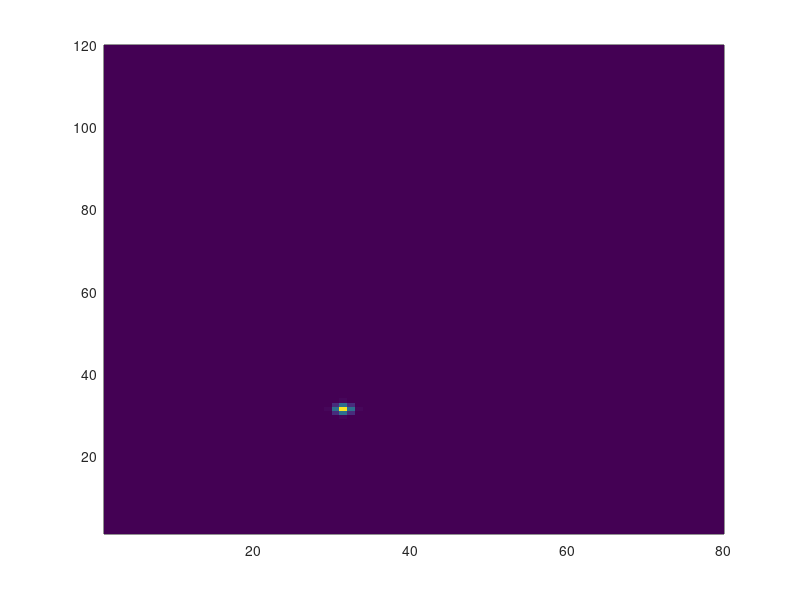

This figure's MATLAB source: (Note: this script raises an error after producing the figure.)
function tstint_fld


XI=1:80;
YI=1:120;
[XI2,YI2]=meshgrid(XI,YI);
XI2=XI2'; % This way XI2(m+1,n) > XI2(m,n)
YI2=YI2'; % This way YI2(m,n+1) > YI2(m,n)

% GLobal vars for nested funcs
opt=2;
k=6; l=8;
x0=31 ; y0=31; r0=1;



old   =f(XI2,YI2);
olddx =fx(XI2,YI2);
olddy =fy(XI2,YI2);
olddxy=fxy(XI2,YI2);
%olddx=zeros(size(XI2));
%olddy=zeros(size(XI2));
%olddxy=zeros(size(XI2));

figure(1); clf; pcolor(XI2,YI2,old); shading flat


% Sampled set
SXI=29:.20:35;
SYI=25:.20:35;
[SXI2,SYI2]=meshgrid(SXI,SYI);
SXI2=SXI2'; % This way XI2(m+1,n) > XI2(m,n)
SYI2=SYI2'; % This way YI2(m,n+1) > YI2(m,n)

for i=1:prod(size(SXI))
for j=1:prod(size(SYI))

   t=floor(SXI(i));
   u=floor(SYI(j));

   g=  [   old(t,u)    old(t+1,u)    old(t,u+1)    old(t+1,u+1)];
   gx= [ olddx(t,u)  olddx(t+1,u)  olddx(t,u+1)  olddx(t+1,u+1)];
   gy= [ olddy(t,u)  olddy(t+1,u)  olddy(t,u+1)  olddy(t+1,u+1)];
   gxy=[olddxy(t,u) olddxy(t+1,u) olddxy(t,u+1) olddxy(t+1,u+1)];

   t=SXI(i)-floor(SXI(i));
   u=SYI(j)-floor(SYI(j));

   solbl(i,j)=bilin(g,t,u);
   c=bicubiccoeffs(g,gx,gy,gxy);
   solbc(i,j)=bicubic(c,t,u);
end
end

figure(1); hold on ; 
P=patch([SXI(1) SXI(end) SXI(end) SXI(1)] , [SYI(1) SYI(1) SYI(end) SYI(end)],'m');
set(P,'FaceColor','none');
set(P,'EDGEColor','m');
set(P,'LineWidth',2);

figure(2); 
old2=f(SXI2,SYI2);
subplot(1,2,1) ; pcolor(SXI2,SYI2,solbl); shading flat
subplot(1,2,2) ; pcolor(SXI2,SYI2,old2-solbl) ; shading flat ; colorbar
figure(3); 
subplot(1,2,1) ; pcolor(SXI2,SYI2,solbc); shading flat
subplot(1,2,2) ; pcolor(SXI2,SYI2,old2-solbc ); shading flat ; colorbar



%%%%%%%%% Nested funcs %%%%%%%%%%%%%%%
   function f=f(x,y)
      if(opt==1) 
         f=  sin(x*2*pi/k) .* sin(y*2*pi/l);
      elseif (opt==2)
         f=exp(- (  (x-x0).^2 + (y-y0).^2 ) /  r0^2);
      end
   end

   function fx=fx(x,y)
      if(opt==1) 
         fx=cos(x*2*pi/k) .* sin(y*2*pi/l)*2*pi/k ;
      elseif (opt==2)
         fx=-exp(- (  (x-x0).^2 + (y-y0).^2 ) /  r0^2) .* ...
           2.*(x-x0)/r0^2;
      end
   end

   function fy=fy(x,y)
      if(opt==1) 
         fy=sin(x*2*pi/k) .* cos(y*2*pi/l)*2*pi/l ;
      elseif (opt==2)
         fy=-exp(- (  (x-x0).^2 + (y-y0).^2 ) /  r0^2) .* ...
           2.*(y-y0)/r0^2;
      end
   end

   function fxy=fxy(x,y)
      if(opt==1) 
         fxy=cos(x*2*pi/k).* cos(y*2*pi/l)*(2*pi)^2/(k*l) ;
      elseif (opt==2)
         fxy=exp(- (  (x-x0).^2 + (y-y0).^2 ) /  r0^2) .* ...
           4.*(y-y0).*(x-x0)/r0^4;
      end
   end


end
